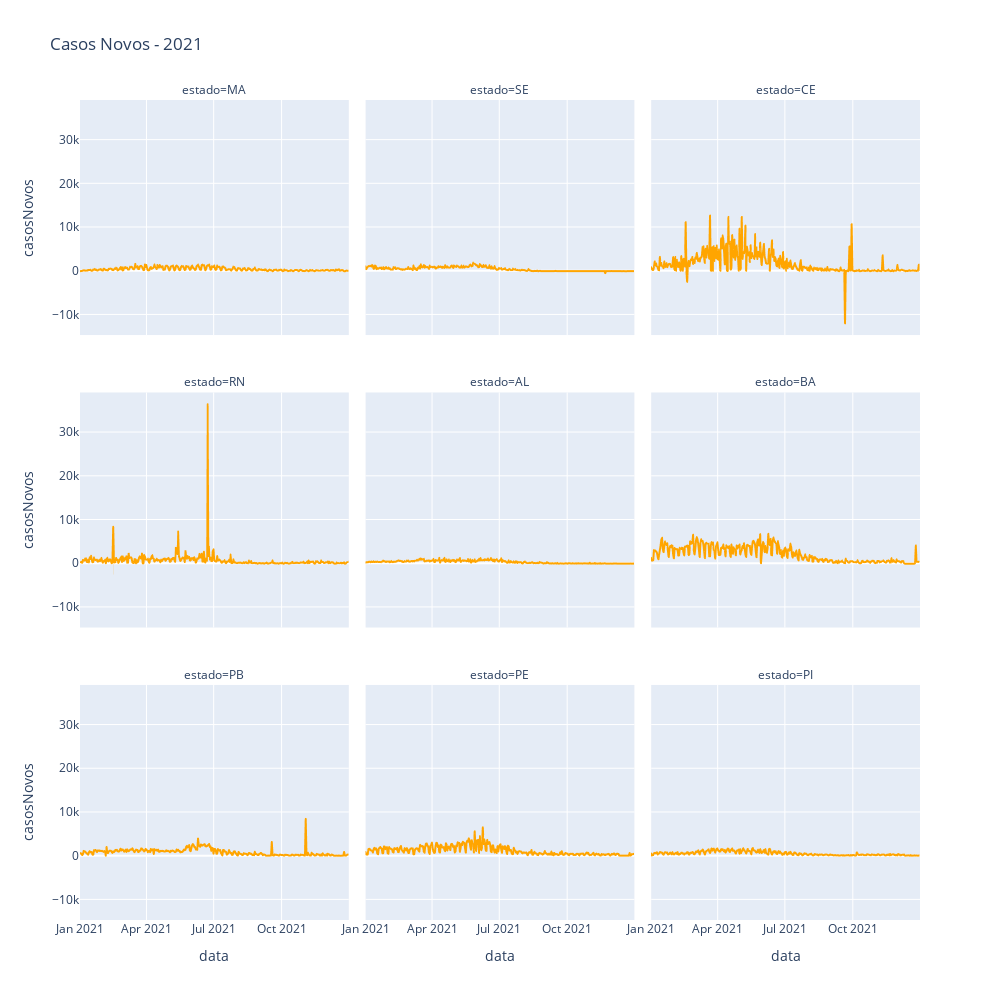

Source (notebook cell):
### Markdown cell above
### 3.11. Gráfico de casos diários

### Code cell
grafico_casos_diarios = xp.line(
    b2021, x="data", y="casosNovos", facet_col="estado", facet_col_wrap=3,
              width=1000,
              height=1000,
              title="Casos Novos - 2021",
              color_discrete_sequence =['orange']*len(b2021))

grafico_casos_diarios.show()

### Figure 1 — Plotly figure (JSON) as saved in the notebook; plotly's stock layout.template omitted (floating-point values rounded to 4 significant figures; data arrays with more than 128 entries replaced by an {"elided": "..."} marker saying what was removed)
{"data": [{"hovertemplate": "estado=MA<br>data=%{x}<br>casosNovos=%{y}<extra></extra>", "legendgroup": "", "line": {"color": "orange", "dash": "solid"}, "marker": {"symbol": "circle"}, "mode": "lines", "name": "", "showlegend": false, "type": "scattergl", "x": {"elided": "365 str values"}, "xaxis": "x7", "y": {"elided": "365 int values"}, "yaxis": "y7"}, {"hovertemplate": "estado=SE<br>data=%{x}<br>casosNovos=%{y}<extra></extra>", "legendgroup": "", "line": {"color": "orange", "dash": "solid"}, "marker": {"symbol": "circle"}, "mode": "lines", "name": "", "showlegend": false, "type": "scattergl", "x": {"elided": "365 str values"}, "xaxis": "x8", "y": {"elided": "365 int values"}, "yaxis": "y8"}, {"hovertemplate": "estado=CE<br>data=%{x}<br>casosNovos=%{y}<extra></extra>", "legendgroup": "", "line": {"color": "orange", "dash": "solid"}, "marker": {"symbol": "circle"}, "mode": "lines", "name": "", "showlegend": false, "type": "scattergl", "x": {"elided": "365 str values"}, "xaxis": "x9", "y": {"elided": "365 int values"}, "yaxis": "y9"}, {"hovertemplate": "estado=RN<br>data=%{x}<br>casosNovos=%{y}<extra></extra>", "legendgroup": "", "line": {"color": "orange", "dash": "solid"}, "marker": {"symbol": "circle"}, "mode": "lines", "name": "", "showlegend": false, "type": "scattergl", "x": {"elided": "365 str values"}, "xaxis": "x4", "y": {"elided": "365 int values"}, "yaxis": "y4"}, {"hovertemplate": "estado=AL<br>data=%{x}<br>casosNovos=%{y}<extra></extra>", "legendgroup": "", "line": {"color": "orange", "dash": "solid"}, "marker": {"symbol": "circle"}, "mode": "lines", "name": "", "showlegend": false, "type": "scattergl", "x": {"elided": "365 str values"}, "xaxis": "x5", "y": {"elided": "365 int values"}, "yaxis": "y5"}, {"hovertemplate": "estado=BA<br>data=%{x}<br>casosNovos=%{y}<extra></extra>", "legendgroup": "", "line": {"color": "orange", "dash": "solid"}, "marker": {"symbol": "circle"}, "mode": "lines", "name": "", "showlegend": false, "type": "scattergl", "x": {"elided": "365 str values"}, "xaxis": "x6", "y": {"elided": "365 int values"}, "yaxis": "y6"}, {"hovertemplate": "estado=PB<br>data=%{x}<br>casosNovos=%{y}<extra></extra>", "legendgroup": "", "line": {"color": "orange", "dash": "solid"}, "marker": {"symbol": "circle"}, "mode": "lines", "name": "", "showlegend": false, "type": "scattergl", "x": {"elided": "365 str values"}, "xaxis": "x", "y": {"elided": "365 int values"}, "yaxis": "y"}, {"hovertemplate": "estado=PE<br>data=%{x}<br>casosNovos=%{y}<extra></extra>", "legendgroup": "", "line": {"color": "orange", "dash": "solid"}, "marker": {"symbol": "circle"}, "mode": "lines", "name": "", "showlegend": false, "type": "scattergl", "x": {"elided": "365 str values"}, "xaxis": "x2", "y": {"elided": "365 int values"}, "yaxis": "y2"}, {"hovertemplate": "estado=PI<br>data=%{x}<br>casosNovos=%{y}<extra></extra>", "legendgroup": "", "line": {"color": "orange", "dash": "solid"}, "marker": {"symbol": "circle"}, "mode": "lines", "name": "", "showlegend": false, "type": "scattergl", "x": {"elided": "365 str values"}, "xaxis": "x3", "y": {"elided": "365 int values"}, "yaxis": "y3"}], "layout": {"annotations": [{"font": {}, "showarrow": false, "text": "estado=PB", "x": 0.16, "xanchor": "center", "xref": "paper", "y": 0.2867, "yanchor": "bottom", "yref": "paper"}, {"font": {}, "showarrow": false, "text": "estado=PE", "x": 0.5, "xanchor": "center", "xref": "paper", "y": 0.2867, "yanchor": "bottom", "yref": "paper"}, {"font": {}, "showarrow": false, "text": "estado=PI", "x": 0.84, "xanchor": "center", "xref": "paper", "y": 0.2867, "yanchor": "bottom", "yref": "paper"}, {"font": {}, "showarrow": false, "text": "estado=RN", "x": 0.16, "xanchor": "center", "xref": "paper", "y": 0.6433, "yanchor": "bottom", "yref": "paper"}, {"font": {}, "showarrow": false, "text": "estado=AL", "x": 0.5, "xanchor": "center", "xref": "paper", "y": 0.6433, "yanchor": "bottom", "yref": "paper"}, {"font": {}, "showarrow": false, "text": "estado=BA", "x": 0.84, "xanchor": "center", "xref": "paper", "y": 0.6433, "yanchor": "bottom", "yref": "paper"}, {"font": {}, "showarrow": false, "text": "estado=MA", "x": 0.16, "xanchor": "center", "xref": "paper", "y": 1.0, "yanchor": "bottom", "yref": "paper"}, {"font": {}, "showarrow": false, "text": "estado=SE", "x": 0.5, "xanchor": "center", "xref": "paper", "y": 1.0, "yanchor": "bottom", "yref": "paper"}, {"font": {}, "showarrow": false, "text": "estado=CE", "x": 0.84, "xanchor": "center", "xref": "paper", "y": 1.0, "yanchor": "bottom", "yref": "paper"}], "height": 1000, "legend": {"tracegroupgap": 0}, "title": {"text": "Casos Novos - 2021"}, "width": 1000, "xaxis": {"anchor": "y", "domain": [0, 0.32], "title": {"text": "data"}}, "xaxis2": {"anchor": "y2", "domain": [0.34, 0.66], "matches": "x", "title": {"text": "data"}}, "xaxis3": {"anchor": "y3", "domain": [0.68, 1.0], "matches": "x", "title": {"text": "data"}}, "xaxis4": {"anchor": "y4", "domain": [0, 0.32], "matches": "x", "showticklabels": false}, "xaxis5": {"anchor": "y5", "domain": [0.34, 0.66], "matches": "x", "showticklabels": false}, "xaxis6": {"anchor": "y6", "domain": [0.68, 1.0], "matches": "x", "showticklabels": false}, "xaxis7": {"anchor": "y7", "domain": [0, 0.32], "matches": "x", "showticklabels": false}, "xaxis8": {"anchor": "y8", "domain": [0.34, 0.66], "matches": "x", "showticklabels": false}, "xaxis9": {"anchor": "y9", "domain": [0.68, 1.0], "matches": "x", "showticklabels": false}, "yaxis": {"anchor": "x", "domain": [0, 0.2867], "title": {"text": "casosNovos"}}, "yaxis2": {"anchor": "x2", "domain": [0, 0.2867], "matches": "y", "showticklabels": false}, "yaxis3": {"anchor": "x3", "domain": [0, 0.2867], "matches": "y", "showticklabels": false}, "yaxis4": {"anchor": "x4", "domain": [0.3567, 0.6433], "matches": "y", "title": {"text": "casosNovos"}}, "yaxis5": {"anchor": "x5", "domain": [0.3567, 0.6433], "matches": "y", "showticklabels": false}, "yaxis6": {"anchor": "x6", "domain": [0.3567, 0.6433], "matches": "y", "showticklabels": false}, "yaxis7": {"anchor": "x7", "domain": [0.7133, 1.0], "matches": "y", "title": {"text": "casosNovos"}}, "yaxis8": {"anchor": "x8", "domain": [0.7133, 1.0], "matches": "y", "showticklabels": false}, "yaxis9": {"anchor": "x9", "domain": [0.7133, 1.0], "matches": "y", "showticklabels": false}}}
